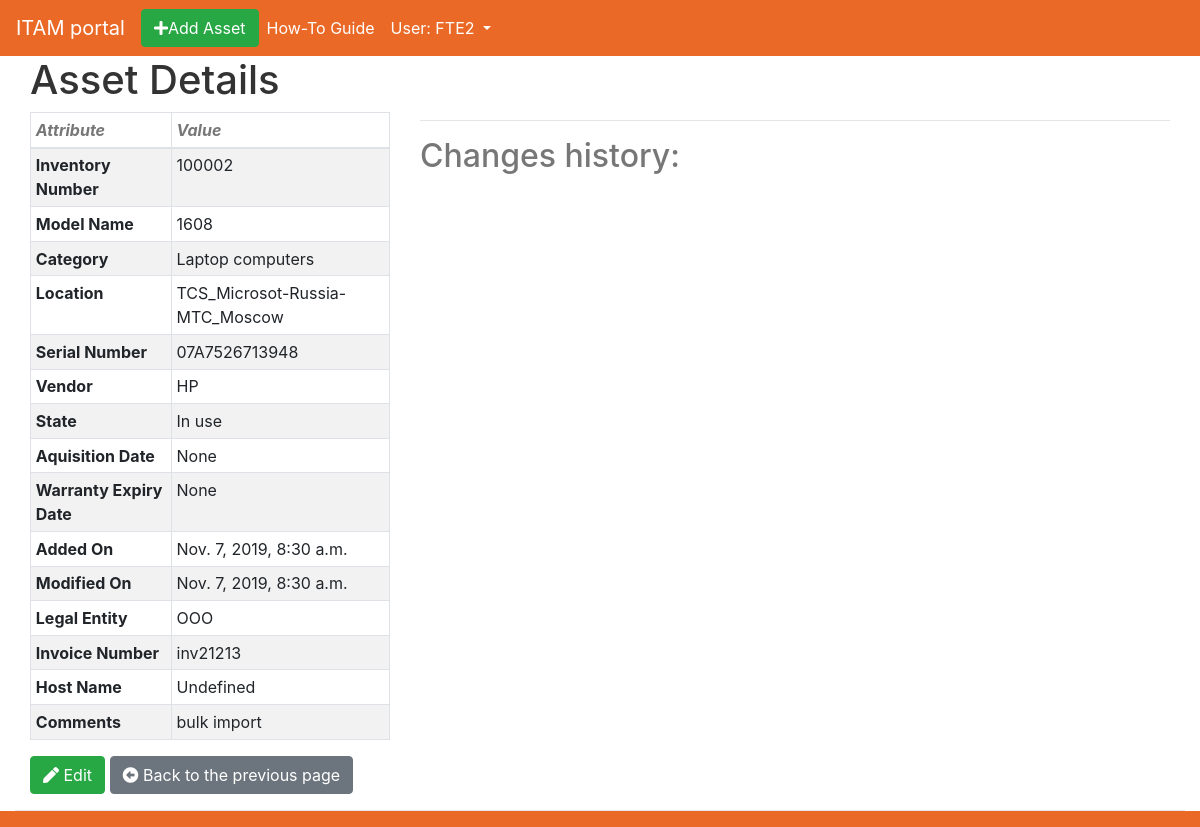
Screenshot of /assets/9 (signed in) with the database file from the repository.
### assets_app/models.py (models this page shows, shortened)
class Asset(models.Model):
    inventory_number = models.CharField(max_length=50, unique=True)
    model_name = models.CharField(max_length=50, unique=False, blank=False)
    category = TreeForeignKey('Category', on_delete=models.SET('UNCATEGORISED'), blank=False)
    location = models.ForeignKey('Location', on_delete=models.SET('NOT SET'), blank=False, null=True)
    serial_number = models.CharField(max_length=50, blank=False, null=True)
    vendor = models.ForeignKey(Vendor, on_delete=models.SET('NOT SET'), blank=False, null=True)
    state = models.ForeignKey(State, on_delete=models.SET('NOT SET'), blank=False, null=True)
    aquisition_date = models.DateField(null=True)
    warranty_expiry_date = models.DateField(blank=True, null=True)
    added_on = models.DateTimeField(editable=False, default=timezone.now)
    modified_on = models.DateTimeField(editable=False, default=timezone.now)
    legal_entity = models.CharField(max_length=100, blank=True)
    invoice_number = models.CharField(max_length=50, blank=True)
    host_name = models.CharField(max_length=100, blank=True)
    comments = models.TextField(blank=True)
    class Meta:
        verbose_name = 'Asset'
        verbose_name_plural = 'Assets'

class Category(MPTTModel):
    name = models.CharField(max_length=50, unique=True)
    parent = TreeForeignKey('self', on_delete=models.CASCADE, null=True, blank=True, related_name='children')
    selectable_choices = (('Yes','Yes'),('No','No'))
    selectable = models.CharField(max_length=3, choices=selectable_choices, default='No')
    class Meta:
        verbose_name = 'Category'
        verbose_name_plural = 'Categories'
    class MPTTMeta:
        level_attr = 'mptt_level'
        order_insertion_by=['name']
    def __str__(self):
        return self.name

class Location(models.Model):
    name = models.CharField(max_length=50)
    class Meta:
        verbose_name = 'Location'
        verbose_name_plural = 'Locations'
    def __str__(self):
        return self.name

class Vendor(models.Model):
    name = models.CharField(max_length=50, unique=True)
    class Meta:
        verbose_name = 'Vendor'
        verbose_name_plural = 'Vendors'
    def __str__(self):
        return self.name

class State(models.Model):
    name = models.CharField(max_length=20, unique=True)
    class Meta:
        verbose_name = 'State'
        verbose_name_plural = 'State'
    def __str__(self):
        return self.name

### assets_app/views.py (the view)
# urls.py: url(r'^assets/(?P<pk>\d+)$', views.AssetDetailView.as_view(), name='asset_detail'),
class AssetDetailView(LoginRequiredMixin,SameLocationOnlyMixin, DetailView):
    model = Asset
    def get_context_data(self, **kwargs):
            context = super(AssetDetailView, self).get_context_data(**kwargs)
            pk = self.kwargs.get('pk', 0)
            context['change'] = Change.objects.filter(asset=pk)
            return context

### assets_app/views.py (called while the page is built)
    def has_permissions(self,**kwargs):
        user_locations = Employee.objects.filter(user=self.request.user.id).values_list('permitted_locations',flat=True)
        asset_locations = Asset.objects.get(pk=self.kwargs.get('pk',0)).location.id
        return asset_locations in user_locations

    def dispatch(self, request, *args, **kwargs):
        if not self.has_permissions():
            return render(request, 'assets_app/no_access.html', context=None)
        return super(SameLocationOnlyMixin, self).dispatch(request, *args, **kwargs)

### templates/assets_app/asset_detail.html (shortened to what this page needs)
{% extends 'assets_app/base.html' %}
{% block content %}
            <div class="container-fluid">
                <div class="row">
                    <div class="col-sm-4 col-md-4 col-lg-4">
                    <h1>Asset Details</h1>
                        <table class="table table-striped table-bordered table-sm">
                            <thead>
                                <tr>
                                    <th><i>Attribute</i></th>
                                    <th><i>Value</i></th>
                                </tr>
                            </thead>
                            <tbody>
                            <tr>
                                <td><b>Inventory Number</b></td>
                                <td>{{ asset.inventory_number }}</td>
                            </tr>
                            <tr>
                                <td><b>Model Name</b></td>
                                <td>{{ asset.model_name }}</td>
                            </tr>
                            <tr>
                                <td><b>Category</b></td>
                                <td>{{ asset.category }}</td>
                            </tr>
                            <tr>
                                <td><b>Location</b></td>
                                <td>{{ asset.location }}</td>
                            </tr>
                            <tr>
                                <td><b>Serial Number</b></td>
                                <td>{{ asset.serial_number}}</td>
                            </tr>
                            <tr>
                                <td><b>Vendor</b></td>
                                <td>{{ asset.vendor}}</td>
                            </tr>
                            <tr>
                                <td><b>State</b></td>
                                <td>{{ asset.state }}</td>
                            </tr>
                            <tr>
                                <td><b>Aquisition Date</b></td>
                                <td>{{ asset.aquisition_date }}</td>
                            </tr>
                            <tr>
                                <td><b>Warranty Expiry Date</b></td>
                                <td>{{ asset.warranty_expiry_date }}</td>
                            </tr>
                            <tr>
                                <td><b>Added On</b></td>
                                <td>{{ asset.added_on }}</td>
                            </tr>
                            <tr>
                                <td><b>Modified On</b></td>
                                <td>{{ asset.modified_on}}</td>
                            </tr>
                            <tr>
                                <td><b>Legal Entity</b></td>
                                <td>{{ asset.legal_entity }}</td>
                            </tr>
                            <tr>
                                <td><b>Invoice Number</b></td>
                                <td>{{ asset.invoice_number }}</td>
                            </tr>
                            <tr>
                                <td><b>Host Name</b></td>
                                <td>{{ asset.host_name  }}</td>
                            </tr>
                            <tr>
                                <td><b>Comments</b></td>
                                <td>{{ asset.comments  }}</td>
                            </tr>
                            </tbody>
                        </table>
                        <a class='btn btn-secondary btn-success' href='{% url "asset_edit" pk=asset.pk %}'>
                            <i class="fas fa-pen"></i><span class='glyphicon glyphicon-plus'> Edit</span>
                        </a>
                        <button type='button' class='btn btn-secondary' onClick="window.history.back();return false;"><i class="fas fa-arrow-alt-circle-left"></i><span>  Back to the previous page</span></button>
                    </div>
                    <div class="col-sm-8 col-md-8 col-lg-8">
                    <br><br><hr>
                        <h2>Changes history:</h2>
                    </div>
                </div>
            </div>
{% endblock %}

### templates/assets_app/base.html (shortened to what this page needs)
<!DOCTYPE html>
{% load static %}
<html>
    <head>
<link rel="stylesheet" href="https://stackpath.bootstrapcdn.com/bootstrap/4.3.1/css/bootstrap.min.css">
<link rel="stylesheet" type="text/css" href="/static/assets_app/default.css">
<link rel="stylesheet" href="https://use.fontawesome.com/releases/v5.6.3/css/all.css">
    </head>
    <body>
                    <nav class="navbar navbar-expand-lg navbar-dark sticky-top" style="background-color: #eb6927; color: #fff;">
                    <a class="navbar-brand" href="/">ITAM portal</a>
                    <a href="{% url 'asset_new' %}">
                    <button type='button' class='btn btn-secondary btn-success' style='color:white;'><i class="fas fa-plus"></i>Add Asset</button>
                    </a>
                    <div class="collapse navbar-collapse" id="navbarNavDropdown">
                        <ul class="navbar-nav">
                        <li class="nav-item active">
                            <a class="nav-link" href="#">How-To Guide<span class="sr-only">(current)</span></a>
                        </li>
                        <li class="nav-item dropdown">
                            <a class="nav-link dropdown-toggle active" href="#" id="navbarDropdownMenuLink" data-toggle="dropdown" aria-haspopup="true" aria-expanded="false">
                                            {% if user.is_authenticated %}
                                                User: {{ user.get_username }}
                                            {% else %}
                                                <span class="caret">Please log in.</span>
                                            {% endif %}
                            </a>
                        </li>
                        </ul>
                    </div>
                    </nav>
        <div class="container-fluid">
            <div class="row">
                <div class="col-sm-12 col-md-12 col-lg-12">
                <div class="row">
                    <div class="col-sm-12 col-md-12 col-lg-12">
                        {% block content %}
                        {% endblock %}
                    </div>
                </div>
        </div>
    <div class="container-fluid">
        <div class="row">
            <div class="col-sm-12 col-md-12 col-lg-12">
            <hr>
            <nav class="navbar fixed-bottom navbar-light" style="background-color: #eb6927;">
            </div>
        </div>
    </div>
    </body>
</html>

### static/assets_app/default.css (style rules this page uses)
body { color: #777; }
a { color: #006699; }
.table thead th { color: #777; }
h1 { color: #333333; }

### rows the page displays
Asset: inventory_number "100002", model_name "1608", category "Laptop computers", location "TCS_Microsot-Russia-MTC_Moscow", serial_number "07A7526713948", vendor "HP", state "In use", aquisition_date "None", warranty_expiry_date "None", added_on "Nov. 7, 2019, 8:30 a.m.", modified_on "Nov. 7, 2019, 8:30 a.m.", legal_entity "OOO", invoice_number "inv21213", host_name "Undefined", comments "bulk import"

### other values shown
{{ user.get_username }} "FTE2"
